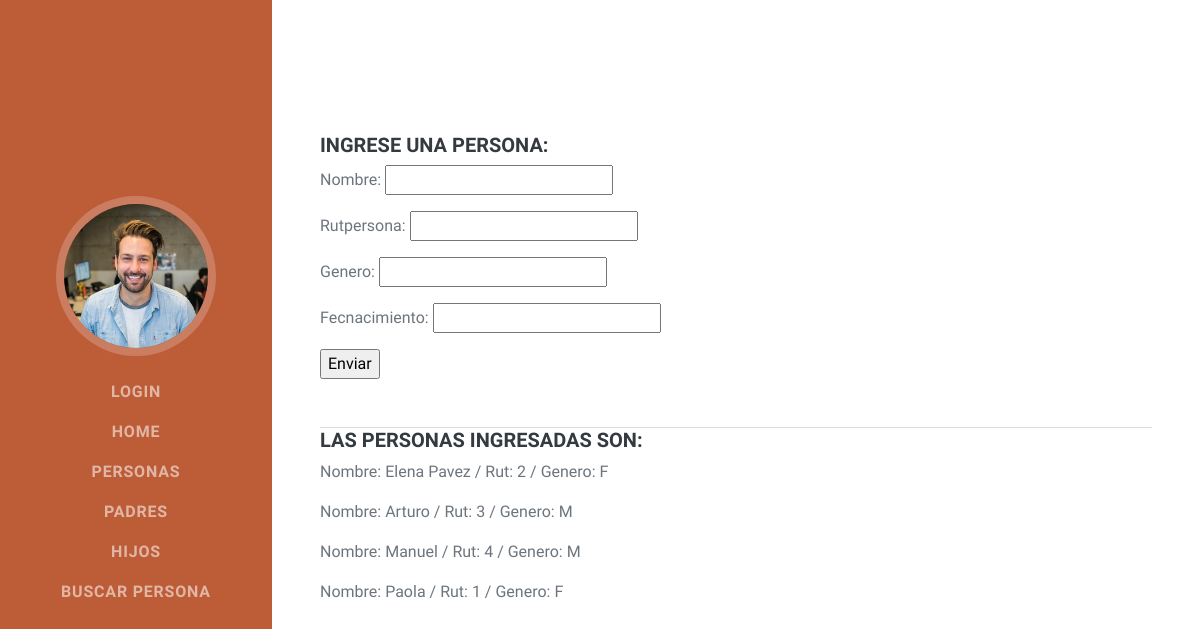
Page /AppFami/personas on the earlier database version.
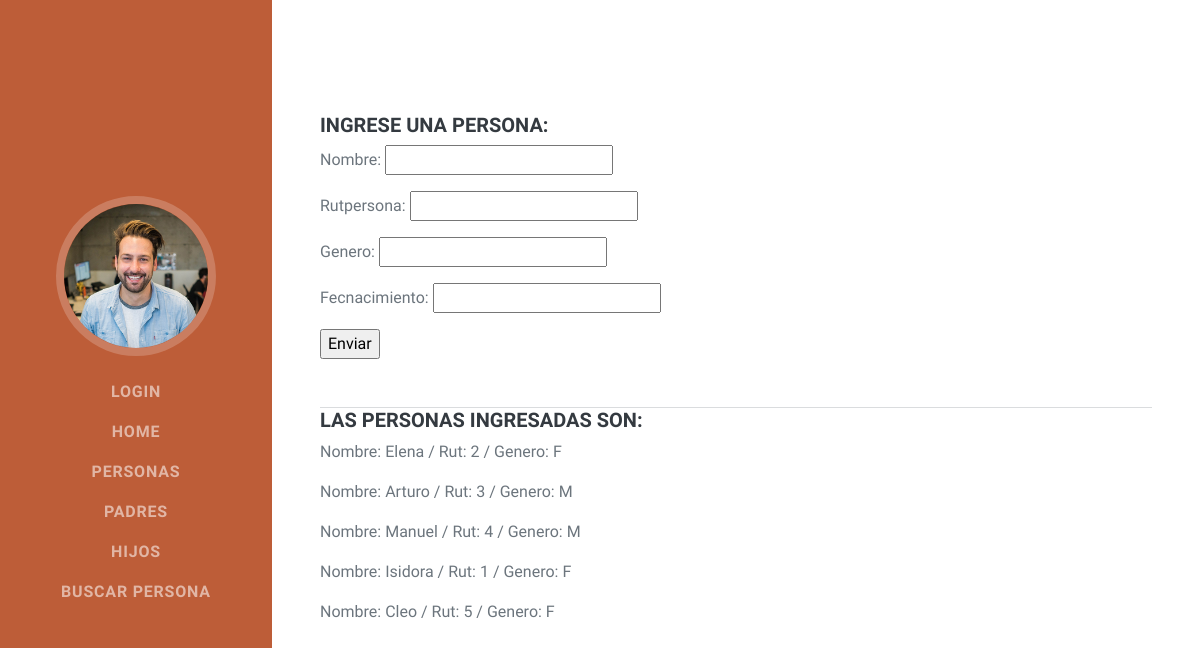
Same page on the later database version.
### AppFami/models.py (models this page shows, shortened)
class Persona(models.Model):
    nombre = models.CharField(max_length=40)
    rutpersona = models.IntegerField(unique='true')
    genero = models.CharField(max_length=40)
    fecnacimiento = models.CharField(max_length=40)

### AppFami/views.py (the view)
# urls.py: path('personas',personas, name = 'AppFamiPersonas'),
def personas(request):
    if request.method == 'POST':
        my_form = PersonaForm(request.POST)
        if my_form.is_valid():
            data = my_form.cleaned_data
            persona_date = Persona(nombre=data.get('nombre'),rutpersona=data.get('rutpersona'),genero=data.get('genero'),fecnacimiento=data.get('fecnacimiento'))
            persona_date.save()
    personas = Persona.objects.all()
    contexto = {
        'personas': personas,
        'my_form': PersonaForm
    }
    return render(request, 'AppFami/personas.html', contexto)

### templates/AppFami/personas.html (shortened to what this page needs)
{% extends 'AppFami/index.html' %}
{% block body %}
    <div class="d-flex flex-column flex-md-row justify-content-between mb-5">
        <div class="flex-grow-1">
            <h5>Ingrese una persona: </h5>
            <form acction="" method="POST">
                    {{my_form.as_p}}
                    <input type="submit" value="Enviar">
            </form>
        </div>
    </div>
    <hr class="m-0" />
    <div class="d-flex flex-column flex-md-row justify-content-between mb-5">
        <div class="flex-grow-1">
            <h5>Las Personas ingresadas son: </h5>
            {% for per in personas %}
                <p>Nombre: {{per.nombre}} / Rut: {{per.rutpersona}} / Genero: {{per.genero}}</p>
            {% endfor %}
        </div>
    </div>
{% endblock %}

Differences in the rows shown:
changed Persona: nombre "Elena Pavez" → "Elena"
changed Persona: nombre "Paola" → "Isidora"
added Persona: nombre "Cleo", rutpersona "5", genero "F"
